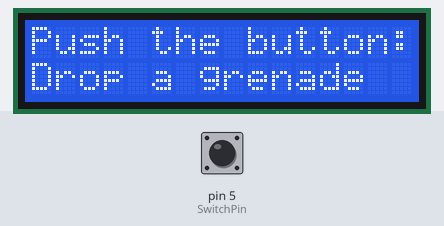
Bench run of a sketch on a simulated Arduino Uno, built with avr-gcc and run on an emulated ATmega328P. Shown: 16×2 character LCD. The inputs (shaded band) are chosen by the test bench; at power-on: pin 5 (SwitchPin) LOW. What the sketch prints to the serial monitor is not drawn.

Above: at 1.2 s.
1.3 s: pin 5 (SwitchPin) pulled HIGH for 0.15 s
At 2.5 s:
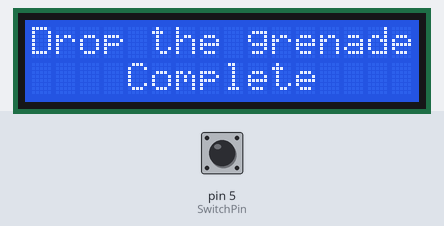
2.9 s: pin 5 (SwitchPin) pulled HIGH for 1 s
5.4 s: pin 5 (SwitchPin) driven HIGH
8.4 s: pin 5 (SwitchPin) driven LOW
9.9 s: pin 5 (SwitchPin) driven HIGH
12.9 s: pin 5 (SwitchPin) pulsed LOW 2 times (0.12 s each, 0.3 s apart)
Timing chart, 0 to 15.9 s (numbered marks = the images above; inputs shaded):
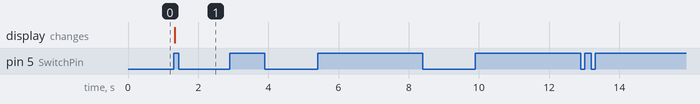

Measured:
- after the input at 1.3 s, the display: changes at once (image 1)
- after the input at 2.9 s, every drawn part: stays the same
- after the input at 5.4 s, every drawn part: stays the same
- after the input at 8.4 s, every drawn part: stays the same
- after the input at 9.9 s, every drawn part: stays the same
- after the input at 12.9 s, every drawn part: stays the same

The sketch:

transmitter2.ino
```cpp
#include <LiquidCrystal_I2C.h>
#define ON  1
#define OFF 0
LiquidCrystal_I2C lcd(0x27, 16, 2); // Change 0x27 to the I2C address of your LCD module

int SwitchPin = 5;

void setup()
{
    pinMode(SwitchPin, INPUT);
    Serial.begin(9600);
    lcd.init(); // initialize the lcd
    lcd.backlight(); // turn on backlight
    lcd.print("Push the button:");
    lcd.setCursor(0, 1);
    lcd.print("Drop a grenade");
}

void loop()
{
    if(digitalRead(SwitchPin) == HIGH)  //If switch on, Serial message will send "ON"
    {
        lcd.clear();
        lcd.setCursor(0, 0);
        lcd.print("Drop the grenade");
        lcd.setCursor(4, 1);
        lcd.print("Complete");
        Serial.write(ON);
    }
    else
    {
        Serial.write(OFF);
    }
}
```
